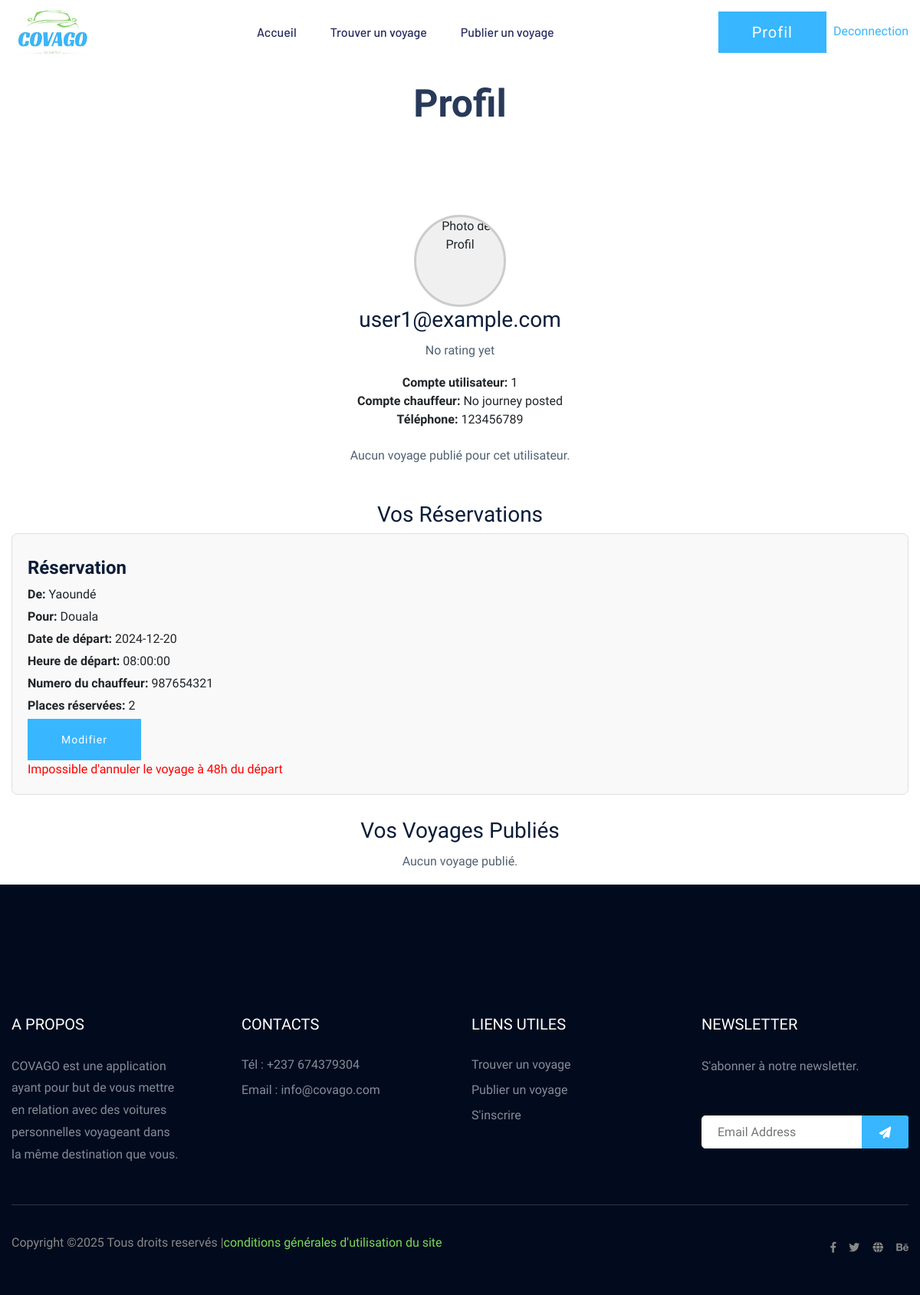
/index.php?page=profil (signed in), run on the app's committed database.
### tables this page shows
CREATE TABLE IF NOT EXISTS `users` (
  `id` INT(11) NOT NULL AUTO_INCREMENT,
  `email` VARCHAR(255) NOT NULL UNIQUE,
  `phoneNumber` INT(11) NOT NULL,
  `password` VARCHAR(255) NOT NULL,
  `profile_photo` TEXT DEFAULT NULL,  
  `created_at` TIMESTAMP DEFAULT CURRENT_TIMESTAMP,  
  `updated_at` TIMESTAMP DEFAULT CURRENT_TIMESTAMP ON UPDATE CURRENT_TIMESTAMP,  
  PRIMARY KEY (`id`),
  UNIQUE KEY (`email`)
);

CREATE TABLE `bookings` (
  `id` INT(11) NOT NULL AUTO_INCREMENT,
  `user_id` INT(11) NOT NULL,
  `journey_id` INT(11) NOT NULL,
  `seats_booked` INT(11) NOT NULL,
  `booking_date` TIMESTAMP DEFAULT CURRENT_TIMESTAMP,
  PRIMARY KEY (`id`),
  FOREIGN KEY (`user_id`) REFERENCES `users`(`id`) ON DELETE CASCADE,
  FOREIGN KEY (`journey_id`) REFERENCES `journey`(`id`) ON DELETE CASCADE
);

CREATE TABLE IF NOT EXISTS `journey` (
  `id` INT(11) NOT NULL AUTO_INCREMENT,
  `immat` TEXT NOT NULL,  
  `marque` TEXT NOT NULL,  
  `model` TEXT NOT NULL,  
  `couleur` TEXT NOT NULL,  
  `nbPlaces` INT(11) NOT NULL,  
  `dateTravel` DATE NOT NULL,  
  `lieuDep` TEXT NOT NULL,  
  `lieuArriv` TEXT NOT NULL,  
  `photo_1` TEXT DEFAULT NULL,  
  `photo_2` TEXT DEFAULT NULL,  
  `photo_3` TEXT DEFAULT NULL,  
  `postDate` DATE DEFAULT NULL,  
  `heureDep` TIME NOT NULL,  
  `emailChauffeur` VARCHAR(255) NOT NULL,  
  PRIMARY KEY (`id`),
  KEY `emailChauffeur` (`emailChauffeur`)  
);

### Views/user_profile.php (the view, shortened to what this page needs)
<!doctype html>
<html class="no-js" lang="zxx">
<?php include('header.php'); ?>
<main>
    <div class="container profile-container">
        <div class="row">
            <div class="col-lg-12">
                <div class="section-tittle text-center">
                    <h2>Profil</h2>
                </div>
            </div>
        </div>
        <div class="profile-sidebar text-center">
        <?php
            $profilePhoto = 'Models/profile_image.php?email=' . urlencode($_SESSION['email'] ?? 'guest@example.com');
        ?>
        <img src="<?= $profilePhoto ?>" alt="Photo de Profil" class="profile-img">
            <h3><?php echo $_SESSION['email']; ?></h3>
            <p>No rating yet</p>
            <div>
                <?php
                    $bdd = new PDO('mysql:host=mysql;port=3306;dbname=covago', 'root', 'root');
                    $userBaseQuery = "
                        SELECT id AS user_id, phoneNumber
                        FROM users
                        WHERE email = :email
                    ";
                    $baseStmt = $bdd->prepare($userBaseQuery);
                    $baseStmt->execute(['email' => $_SESSION['email']]);
                    $userBaseData = $baseStmt->fetch();
                    $userJourneyQuery = "
                        SELECT
                            journey.id AS journey_id,
                            journey.dateTravel
                        FROM journey
                        WHERE journey.emailChauffeur = :email
                    ";
                    $journeyStmt = $bdd->prepare($userJourneyQuery);
                    $journeyStmt->execute(['email' => $_SESSION['email']]);
                    $journeyData = $journeyStmt->fetch();
                    echo "<strong>Compte utilisateur:</strong> " . ($userBaseData['user_id'] ?? 'N/A') . "<br>";
                    echo "<strong>Compte chauffeur:</strong> " . ($journeyData['journey_id'] ?? 'No journey posted') . "<br>";
                    echo "<strong>Téléphone:</strong> " . ($userBaseData['phoneNumber'] ?? 'Non disponible') . "<br>";
                ?>
            </div>
        </div>
        <div class="row justify-content-center">
            <div class="col-xl-10">
                <?php
                    $query = "
                        SELECT
                            journey.id AS journey_id,
                            journey.immat,
                            journey.marque,
                            journey.model,
                            journey.couleur,
                            journey.photo_1,
                            journey.lieuDep,
                            journey.lieuArriv,
                            journey.dateTravel,
                            journey.nbPlaces,
                            journey.heureDep,
                            (SELECT SUM(seats_booked) FROM bookings WHERE bookings.journey_id = journey.id) AS passengers_booked
                        FROM journey
                        WHERE journey.emailChauffeur = :email
                    ";
                    $stmt = $bdd->prepare($query);
                    $stmt->execute(['email' => $_SESSION['email']]);
                    if ($stmt->rowCount() > 0) {
                        while ($data = $stmt->fetch()) {
                            $photoPath = !empty($data['photo_1']) ? 'uploads/' . $data['photo_1'] : 'assets/img/default-image.jpg';
                ?>
                <div class="form-card">
                    <div class="job-items">
                        <div class="job-tittle">
                            <h4>Informations sur le Conducteur</h4>
                            <ul>
                                <li><strong>Téléphone:</strong> <?= $userBaseData['phoneNumber']; ?></li>
                                <li><strong>Immatriculation:</strong> <?= $data['immat']; ?></li>
                                <li><strong>Marque:</strong> <?= $data['marque']; ?></li>
                                <li><strong>Modèle:</strong> <?= $data['model']; ?></li>
                                <li><strong>Couleur:</strong> <?= $data['couleur']; ?></li>
                            </ul>
                            <h4>Informations sur le Voyage</h4>
                            <ul>
                                <li><strong>De:</strong> <span style="color:#38B6FF"><?= $data['lieuDep']; ?></span></li>
                                <li><strong>Pour:</strong> <span style="color:#38B6FF"><?= $data['lieuArriv']; ?></span></li>
                                <li><strong>Date de départ:</strong> <?= $data['dateTravel']; ?></li>
                                <li><strong>Heure de départ:</strong> <?= $data['heureDep']; ?></li>
                                <li><strong>Places disponibles:</strong> <?= $data['nbPlaces']; ?></li>
                                <li><strong>Réservations:</strong> <?= $data['passengers_booked']; ?> passagers</li>
                            </ul>
                            <div class="company-img">
                                <a href="#"><img src="<?= $photoPath; ?>" class="vehicle-image" alt="Image du véhicule"></a>
                            </div>
                        </div>
                    </div>
                     <?php
                        $bookingQuery = "
                            SELECT users.email, users.phoneNumber
                            FROM bookings
                            INNER JOIN users ON bookings.user_id = users.id
                            WHERE bookings.journey_id = :journey_id
                        ";
                        $bookingStmt = $bdd->prepare($bookingQuery);
                        $bookingStmt->execute(['journey_id' => $data['journey_id']]);
                        if ($bookingStmt->rowCount() > 0) {
                            echo "<h5>Passagers réservés:</h5><ul>";
                            while ($passenger = $bookingStmt->fetch()) {
                                echo "<li><strong>Email:</strong> " . htmlspecialchars($passenger['email'], ENT_QUOTES, 'UTF-8') . " | ";
                                echo "<strong>Téléphone:</strong> " . htmlspecialchars($passenger['phoneNumber'], ENT_QUOTES, 'UTF-8') . "</li>";
                            }
                            echo "</ul>";
                        } else {
                            echo "<p>Aucun passager réservé pour ce voyage.</p>";
                        }
                    ?>
                    <div class="items-link">
                        <a href="index.php?page=details&id=<?= $data['journey_id']; ?>" class="details-button">Voir les détails</a>
                    </div>
                </div>
                <hr>
                <?php
                        }
                    } else {
                        echo "<div class='text-center'><p>Aucun voyage publié pour cet utilisateur.</p></div>";
                    }
                ?>
            </div>
        </div>
        <h3 class="text-center" style="margin-top: 30px;">Vos Réservations</h3>
        <?php
            $bookedQuery = "
                SELECT
                    bookings.id AS booking_id,
                    bookings.seats_booked,
                    journey.id AS journey_id,
                    journey.lieuDep,
                    journey.lieuArriv,
                    journey.dateTravel,
                    journey.heureDep,
                    journey.nbPlaces,
                    users.phoneNumber
                FROM bookings
                INNER JOIN journey ON bookings.journey_id = journey.id
                INNER JOIN users ON users.email = journey.emailChauffeur
                WHERE bookings.user_id = :user_id
            ";
            $bookedStmt = $bdd->prepare($bookedQuery);
            $bookedStmt->execute(['user_id' => $userBaseData['user_id']]);
            if ($bookedStmt->rowCount() > 0) {
                while ($booking = $bookedStmt->fetch()) {
                    $timeRemaining = strtotime($booking['dateTravel']) - time();
                    $cancellable = ($timeRemaining >= 48 * 3600);
        ?>
            <div class="form-card">
                <div class="job-items">
                    <div class="job-tittle">
                        <h4>Réservation</h4>
                        <ul>
                            <li><strong>De:</strong> <?= $booking['lieuDep']; ?></li>
                            <li><strong>Pour:</strong> <?= $booking['lieuArriv']; ?></li>
                            <li><strong>Date de départ:</strong> <?= $booking['dateTravel']; ?></li>
                            <li><strong>Heure de départ:</strong> <?= $booking['heureDep']; ?></li>
                            <li><strong>Numero du chauffeur:</strong> <?= $booking['phoneNumber']; ?></li>
                            <li><strong>Places réservées:</strong> <?= $booking['seats_booked']; ?></li>
                        </ul>
                        <div class="items-link">
                                <button type="button" class="btn btn-primary" onclick="openEditModal(<?= $booking['booking_id']; ?>, <?= $booking['seats_booked']; ?>)">
                                    Modifier
                                </button>
                            <?php if ($cancellable) { ?>
                            <form action="index.php?page=cancel_booking" method="POST" style="display: inline;">
                                <input type="hidden" name="booking_id" value="<?= $booking['booking_id']; ?>">
                                <button type="submit" class="btn btn-danger">Annuler</button>
                            </form>
                            <?php } else { ?>
                                <span style="color: red;">Impossible d'annuler le voyage à 48h du départ</span>
                            <?php } ?>
                        </div>
                    </div>
                </div>
            </div>
        <?php
                }
            } else {
                echo "<p class='text-center'>Aucune réservation trouvée.</p>";
            }
        ?>
        <h3 class="text-center" style="margin-top: 30px;">Vos Voyages Publiés</h3>
        <?php
            $driverQuery = "
                SELECT
                    journey.id AS journey_id,
                    journey.lieuDep,
                    journey.lieuArriv,
                    journey.dateTravel,
                    journey.nbPlaces,
                    (SELECT SUM(seats_booked) FROM bookings WHERE bookings.journey_id = journey.id) AS passengers_booked
                FROM journey
                WHERE journey.emailChauffeur = :email
            ";
            $driverStmt = $bdd->prepare($driverQuery);
            $driverStmt->execute(['email' => $_SESSION['email']]);
            if ($driverStmt->rowCount() > 0) {
                while ($driverJourney = $driverStmt->fetch()) {
        ?>
            <div class="form-card">
                <div class="job-items">
                    <div class="job-tittle">
                        <h4>Voyage Publié</h4>
                        <ul>
                            <li><strong>De:</strong> <?= $driverJourney['lieuDep']; ?></li>
                            <li><strong>Pour:</strong> <?= $driverJourney['lieuArriv']; ?></li>
                            <li><strong>Date de départ:</strong> <?= $driverJourney['dateTravel']; ?></li>
                            <li><strong>Places disponibles:</strong> <?= $driverJourney['nbPlaces']; ?></li>
                            <li><strong>Réservations:</strong> <?= $driverJourney['passengers_booked']; ?> places</li>
                        </ul>
                        <div class="items-link">
                            <?php if ($driverJourney['passengers_booked'] == 0) { ?>
                                <button type="button" class="btn btn-primary"
                                    onclick="openEditJourneyModal(
                                        <?= htmlspecialchars($driverJourney['journey_id'] ?? '', ENT_QUOTES, 'UTF-8'); ?>,
                                        <?= htmlspecialchars($driverJourney['nbPlaces'] ?? '', ENT_QUOTES, 'UTF-8'); ?>,
                                        '<?= htmlspecialchars($driverJourney['dateTravel'] ?? '', ENT_QUOTES, 'UTF-8'); ?>',
                                        '<?= htmlspecialchars($driverJourney['heureDep'] ?? '', ENT_QUOTES, 'UTF-8'); ?>',
                                        '<?= htmlspecialchars($driverJourney['lieuDep'] ?? '', ENT_QUOTES, 'UTF-8'); ?>',
                                        '<?= htmlspecialchars($driverJourney['lieuArriv'] ?? '', ENT_QUOTES, 'UTF-8'); ?>'
                                    )">
                                    Modifier
                                </button>
                                <form action="index.php?page=cancel_journey" method="POST" style="display: inline;">
                                    <input type="hidden" name="journey_id" value="<?= htmlspecialchars($driverJourney['journey_id'], ENT_QUOTES, 'UTF-8'); ?>">
                                    <button type="submit" class="btn btn-danger">Annuler</button>
                                </form>
                            <?php } else { ?>
                                <span style="color: red;">Modification impossible (des personnes ont déja reservé)</span>
                            <?php } ?>
                        </div>
                    </div>
                </div>
            </div>
        <?php
                }
            } else {
                echo "<p class='text-center'>Aucun voyage publié.</p>";
            }
        ?>
    </div>
</main>
</html>

### assets/css/styleS.css (style rules this page uses)
* { margin: 0; padding: 0; }
html { height: 100%; }

### Views/user_profile.php (style rules this page uses)
body, html { margin: 0; padding: 0; overflow-x: hidden; }
.profile-container { margin-top: 20px; }
.form-card { background: #f9f9f9; padding: 20px; border: 1px solid #e0e0e0; margin-bottom: 20px; border-radius: 8px; }
.job-items { display: flex; align-items: flex-start; }
.job-tittle h4 { font-weight: bold; margin-top: 10px; }
.job-tittle ul { list-style: none; padding: 0; margin: 0; }
.job-tittle ul li { margin: 5px 0; }
.profile-sidebar { text-align: center; margin: 20px 0; }
.profile-img { width: 120px; height: 120px; border-radius: 50%; object-fit: cover; border: 3px solid #ccc; background-color: #f0f0f0; display: inline-block; }

### data on the page
users: id "1", phoneNumber "123456789"
bookings: journey.lieuDep "Yaoundé", journey.lieuArriv "Douala", journey.dateTravel "2024-12-20", journey.heureDep "08:00:00", users.phoneNumber "987654321", seats_booked "2"

### other printed values
$_SESSION['email'] "user1@example.com"
$journeyData['journey_id'] "No journey posted"
